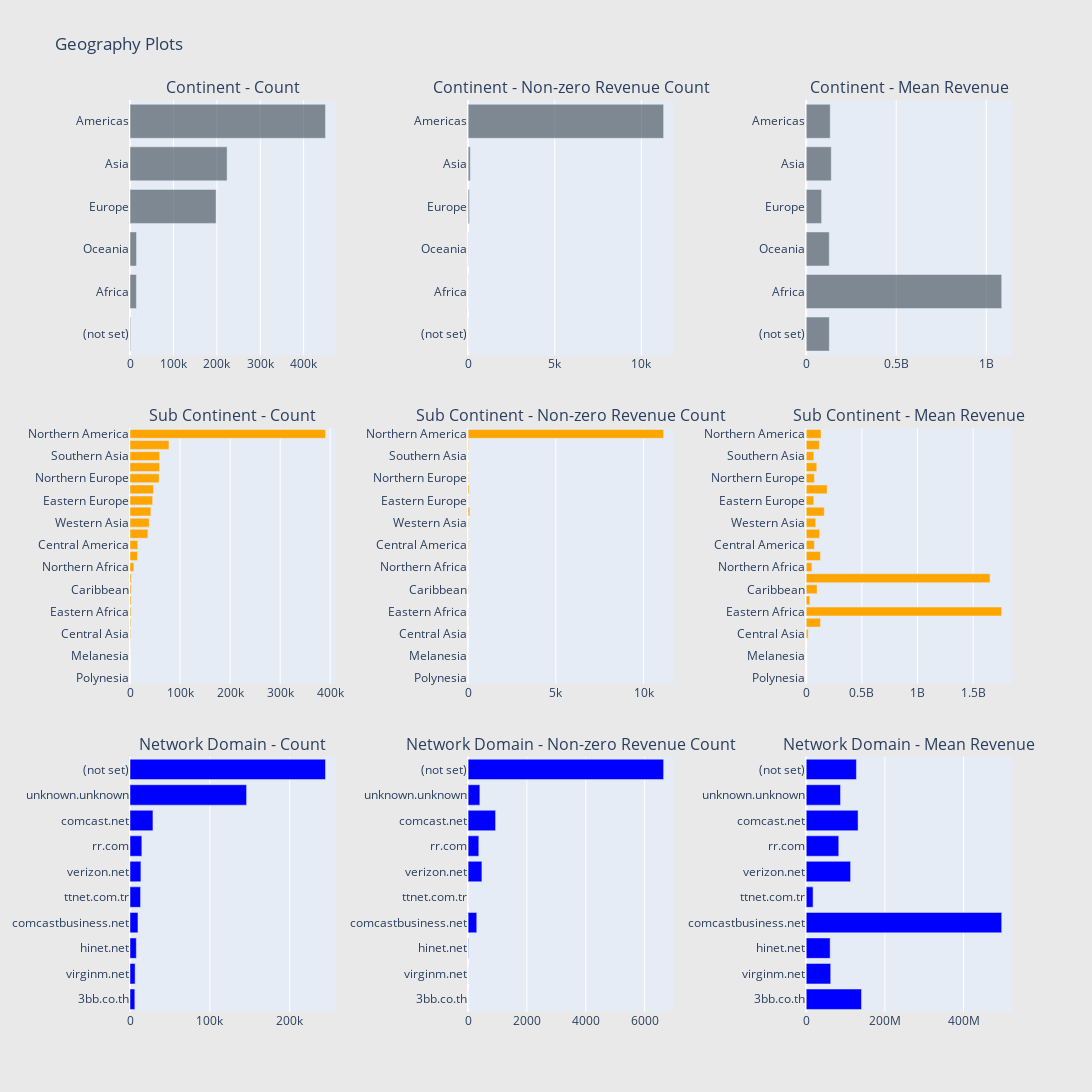

Notebook source saved alongside this figure:
### Markdown cell above
In the test set, we have dates from 2 Aug, 2017 to 30 Apr, 2018. So there are no common dates between train and test set. So it might be a good idea to do time based validation for this dataset.

**Geographic Information:**

### Code cell
# Continent
cnt_srs = train_df.groupby('geoNetwork.continent')['totals.transactionRevenue'].agg(['size', 'count', 'mean'])
cnt_srs.columns = ["count", "count of non-zero revenue", "mean"]
cnt_srs = cnt_srs.sort_values(by="count", ascending=False)
trace1 = horizontal_bar_chart(cnt_srs["count"].head(10), 'rgba(58, 71, 80, 0.6)')
trace2 = horizontal_bar_chart(cnt_srs["count of non-zero revenue"].head(10), 'rgba(58, 71, 80, 0.6)')
trace3 = horizontal_bar_chart(cnt_srs["mean"].head(10), 'rgba(58, 71, 80, 0.6)')

# Sub-continent
cnt_srs = train_df.groupby('geoNetwork.subContinent')['totals.transactionRevenue'].agg(['size', 'count', 'mean'])
cnt_srs.columns = ["count", "count of non-zero revenue", "mean"]
cnt_srs = cnt_srs.sort_values(by="count", ascending=False)
trace4 = horizontal_bar_chart(cnt_srs["count"], 'orange')
trace5 = horizontal_bar_chart(cnt_srs["count of non-zero revenue"], 'orange')
trace6 = horizontal_bar_chart(cnt_srs["mean"], 'orange')

# Network domain
cnt_srs = train_df.groupby('geoNetwork.networkDomain')['totals.transactionRevenue'].agg(['size', 'count', 'mean'])
cnt_srs.columns = ["count", "count of non-zero revenue", "mean"]
cnt_srs = cnt_srs.sort_values(by="count", ascending=False)
trace7 = horizontal_bar_chart(cnt_srs["count"].head(10), 'blue')
trace8 = horizontal_bar_chart(cnt_srs["count of non-zero revenue"].head(10), 'blue')
trace9 = horizontal_bar_chart(cnt_srs["mean"].head(10), 'blue')

# Creating two subplots
fig = tools.make_subplots(rows=3, cols=3, vertical_spacing=0.08, horizontal_spacing=0.15, 
                          subplot_titles=["Continent - Count", "Continent - Non-zero Revenue Count", "Continent - Mean Revenue",
                                          "Sub Continent - Count",  "Sub Continent - Non-zero Revenue Count", "Sub Continent - Mean Revenue",
                                          "Network Domain - Count", "Network Domain - Non-zero Revenue Count", "Network Domain - Mean Revenue"])

fig.append_trace(trace1, 1, 1)
fig.append_trace(trace2, 1, 2)
fig.append_trace(trace3, 1, 3)
fig.append_trace(trace4, 2, 1)
fig.append_trace(trace5, 2, 2)
fig.append_trace(trace6, 2, 3)
fig.append_trace(trace7, 3, 1)
fig.append_trace(trace8, 3, 2)
fig.append_trace(trace9, 3, 3)

fig['layout'].update(height=1500, width=1200, paper_bgcolor='rgb(233,233,233)', title="Geography Plots")
py.iplot(fig, filename='geo-plots')

### Figure 1 — Plotly figure (JSON) as saved in the notebook; plotly's stock layout.template omitted (floating-point values rounded to 4 significant figures)
{"data": [{"marker": {"color": "rgba(58, 71, 80, 0.6)"}, "orientation": "h", "showlegend": false, "type": "bar", "x": [1468, 14745, 15054, 198311, 223698, 450377], "xaxis": "x", "y": ["(not set)", "Africa", "Oceania", "Europe", "Asia", "Americas"], "yaxis": "y"}, {"marker": {"color": "rgba(58, 71, 80, 0.6)"}, "orientation": "h", "showlegend": false, "type": "bar", "x": [6, 8, 14, 79, 125, 11283], "xaxis": "x2", "y": ["(not set)", "Africa", "Oceania", "Europe", "Asia", "Americas"], "yaxis": "y2"}, {"marker": {"color": "rgba(58, 71, 80, 0.6)"}, "orientation": "h", "showlegend": false, "type": "bar", "x": [128300000.0, 1085970000, 128100000.0, 85410000.0, 139214720, 133400000.0], "xaxis": "x3", "y": ["(not set)", "Africa", "Oceania", "Europe", "Asia", "Americas"], "yaxis": "y3"}, {"marker": {"color": "orange"}, "orientation": "h", "showlegend": false, "type": "bar", "x": [25, 55, 81, 393, 1215, 1468, 1927, 2169, 2406, 2573, 7683, 14893, 15583, 35780, 38443, 41731, 45249, 46919, 58168, 59114, 59321, 77800, 390657], "xaxis": "x4", "y": ["Polynesia", "Micronesian Region", "Melanesia", "Middle Africa", "Central Asia", "(not set)", "Eastern Africa", "Southern Africa", "Caribbean", "Western Africa", "Northern Africa", "Australasia", "Central America", "Southern Europe", "Western Asia", "South America", "Eastern Europe", "Eastern Asia", "Northern Europe", "Western Europe", "Southern Asia", "Southeast Asia", "Northern America"], "yaxis": "y4"}, {"marker": {"color": "orange"}, "orientation": "h", "showlegend": false, "type": "bar", "x": [0, 0, 0, 0, 2, 6, 3, 2, 16, 2, 1, 14, 26, 8, 21, 98, 14, 59, 27, 30, 11, 32, 11143], "xaxis": "x5", "y": ["Polynesia", "Micronesian Region", "Melanesia", "Middle Africa", "Central Asia", "(not set)", "Eastern Africa", "Southern Africa", "Caribbean", "Western Africa", "Northern Africa", "Australasia", "Central America", "Southern Europe", "Western Asia", "South America", "Eastern Europe", "Eastern Asia", "Northern Europe", "Western Europe", "Southern Asia", "Southeast Asia", "Northern America"], "yaxis": "y5"}, {"marker": {"color": "orange"}, "orientation": "h", "showlegend": false, "type": "bar", "x": [null, null, null, null, 17490000, 128300000.0, 1756000000.0, 32850000, 97721875, 1651200000, 50960000, 128100000.0, 73290000.0, 120501250, 84810000.0, 162600000.0, 67630000.0, 187700000.0, 73850000.0, 94740000.0, 68600000.0, 117400000.0, 133300000.0], "xaxis": "x6", "y": ["Polynesia", "Micronesian Region", "Melanesia", "Middle Africa", "Central Asia", "(not set)", "Eastern Africa", "Southern Africa", "Caribbean", "Western Africa", "Northern Africa", "Australasia", "Central America", "Southern Europe", "Western Asia", "South America", "Eastern Europe", "Eastern Asia", "Northern Europe", "Western Europe", "Southern Asia", "Southeast Asia", "Northern America"], "yaxis": "y6"}, {"marker": {"color": "blue"}, "orientation": "h", "showlegend": false, "type": "bar", "x": [6046, 6414, 7919, 9985, 13228, 13637, 14827, 28743, 146034, 244881], "xaxis": "x7", "y": ["3bb.co.th", "virginm.net", "hinet.net", "comcastbusiness.net", "ttnet.com.tr", "verizon.net", "rr.com", "comcast.net", "unknown.unknown", "(not set)"], "yaxis": "y7"}, {"marker": {"color": "blue"}, "orientation": "h", "showlegend": false, "type": "bar", "x": [1, 1, 11, 294, 1, 469, 364, 934, 400, 6645], "xaxis": "x8", "y": ["3bb.co.th", "virginm.net", "hinet.net", "comcastbusiness.net", "ttnet.com.tr", "verizon.net", "rr.com", "comcast.net", "unknown.unknown", "(not set)"], "yaxis": "y8"}, {"marker": {"color": "blue"}, "orientation": "h", "showlegend": false, "type": "bar", "x": [140590000, 62270000, 60890000.0, 497100000.0, 17460000, 112800000.0, 82780000.0, 131900000.0, 87253850, 127700000.0], "xaxis": "x9", "y": ["3bb.co.th", "virginm.net", "hinet.net", "comcastbusiness.net", "ttnet.com.tr", "verizon.net", "rr.com", "comcast.net", "unknown.unknown", "(not set)"], "yaxis": "y9"}], "layout": {"annotations": [{"font": {"size": 16}, "showarrow": false, "text": "Continent - Count", "x": 0.1167, "xanchor": "center", "xref": "paper", "y": 1, "yanchor": "bottom", "yref": "paper"}, {"font": {"size": 16}, "showarrow": false, "text": "Continent - Non-zero Revenue Count", "x": 0.5, "xanchor": "center", "xref": "paper", "y": 1, "yanchor": "bottom", "yref": "paper"}, {"font": {"size": 16}, "showarrow": false, "text": "Continent - Mean Revenue", "x": 0.8833, "xanchor": "center", "xref": "paper", "y": 1, "yanchor": "bottom", "yref": "paper"}, {"font": {"size": 16}, "showarrow": false, "text": "Sub Continent - Count", "x": 0.1167, "xanchor": "center", "xref": "paper", "y": 0.64, "yanchor": "bottom", "yref": "paper"}, {"font": {"size": 16}, "showarrow": false, "text": "Sub Continent - Non-zero Revenue Count", "x": 0.5, "xanchor": "center", "xref": "paper", "y": 0.64, "yanchor": "bottom", "yref": "paper"}, {"font": {"size": 16}, "showarrow": false, "text": "Sub Continent - Mean Revenue", "x": 0.8833, "xanchor": "center", "xref": "paper", "y": 0.64, "yanchor": "bottom", "yref": "paper"}, {"font": {"size": 16}, "showarrow": false, "text": "Network Domain - Count", "x": 0.1167, "xanchor": "center", "xref": "paper", "y": 0.28, "yanchor": "bottom", "yref": "paper"}, {"font": {"size": 16}, "showarrow": false, "text": "Network Domain - Non-zero Revenue Count", "x": 0.5, "xanchor": "center", "xref": "paper", "y": 0.28, "yanchor": "bottom", "yref": "paper"}, {"font": {"size": 16}, "showarrow": false, "text": "Network Domain - Mean Revenue", "x": 0.8833, "xanchor": "center", "xref": "paper", "y": 0.28, "yanchor": "bottom", "yref": "paper"}], "height": 1500, "paper_bgcolor": "rgb(233,233,233)", "title": {"text": "Geography Plots"}, "width": 1200, "xaxis": {"anchor": "y", "domain": [0, 0.2333]}, "xaxis2": {"anchor": "y2", "domain": [0.3833, 0.6167]}, "xaxis3": {"anchor": "y3", "domain": [0.7667, 1.0]}, "xaxis4": {"anchor": "y4", "domain": [0, 0.2333]}, "xaxis5": {"anchor": "y5", "domain": [0.3833, 0.6167]}, "xaxis6": {"anchor": "y6", "domain": [0.7667, 1.0]}, "xaxis7": {"anchor": "y7", "domain": [0, 0.2333]}, "xaxis8": {"anchor": "y8", "domain": [0.3833, 0.6167]}, "xaxis9": {"anchor": "y9", "domain": [0.7667, 1.0]}, "yaxis": {"anchor": "x", "domain": [0.72, 1]}, "yaxis2": {"anchor": "x2", "domain": [0.72, 1]}, "yaxis3": {"anchor": "x3", "domain": [0.72, 1]}, "yaxis4": {"anchor": "x4", "domain": [0.36, 0.64]}, "yaxis5": {"anchor": "x5", "domain": [0.36, 0.64]}, "yaxis6": {"anchor": "x6", "domain": [0.36, 0.64]}, "yaxis7": {"anchor": "x7", "domain": [0, 0.28]}, "yaxis8": {"anchor": "x8", "domain": [0, 0.28]}, "yaxis9": {"anchor": "x9", "domain": [0, 0.28]}}}
